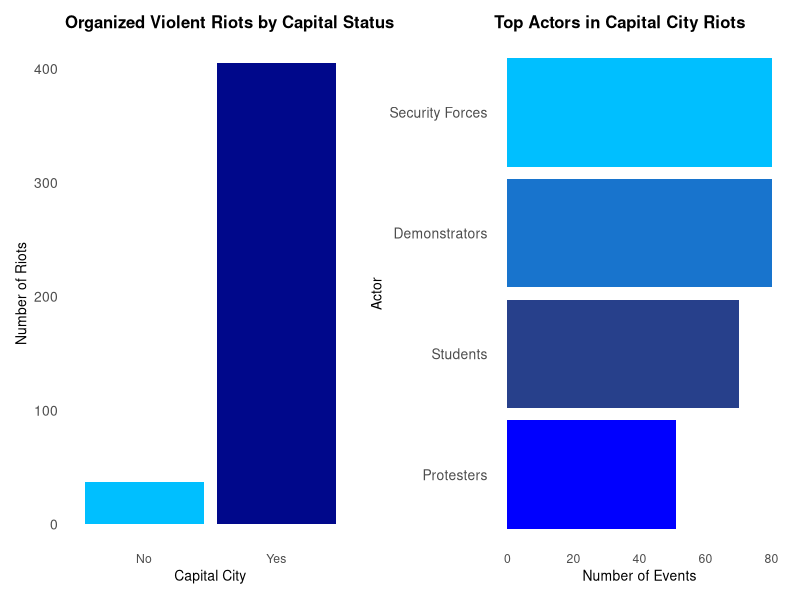

Write R code to recreate this figure.
## ---- chunk 1
knitr::opts_chunk$set(results = 'asis',
                      echo = FALSE,
                      warning = FALSE,
                      tidy = FALSE,
                      message = FALSE,
                      fig.align = 'center',
                      out.width = "50%")
options(knitr.table.format = "html") 
## ---- chunk 2
# Load required packages
library(readxl)
library(dplyr)
library(ggplot2)
library(tidyverse)
library(forcats)
library(stringr)
library(patchwork)

events <- read_excel("events.xlsx")
cities <- read_excel("cities.xlsx")

# Merge datasets using CITY_ID
merged_data <- events %>%
  left_join(select(cities, CITY_ID, CAPITAL), by = "CITY_ID")

# Part 1: Capital vs Non-Capital Riot Counts ---------------------

riot_data <- merged_data %>%
  filter(PTYPE == 50)

riot_counts <- riot_data %>%
  count(CAPITAL, name = "Number_of_Riots")

# Plot 1
plot1 <- ggplot(riot_counts, aes(x = CAPITAL, y = Number_of_Riots, fill = CAPITAL)) +
  geom_col(show.legend = FALSE) +
  labs(title = "Organized Violent Riots by Capital Status",
       x = "Capital City",
       y = "Number of Riots") +
  scale_fill_manual(values = c("Yes" = "#00088B", "No" = "#00BFFF")) +
  theme_minimal() +
  theme(
    panel.grid = element_blank(),
    axis.text.y = element_text(size = 10),
    axis.title = element_text(size = 10),
    plot.title = element_text(face = "bold", size = 12)
)

# Chi-squared test: Are riots more likely in capital cities?
# Create a contingency table: capital vs. riot event
merged_data <- merged_data %>%
  mutate(riot_event = ifelse(PTYPE == 50, "Riot", "Other"))

table_data <- table(merged_data$CAPITAL, merged_data$riot_event)
chi_result <- chisq.test(table_data)

print(chi_result)
# Part 2: Top Actors in Capital City Riots -----------------------

capital_riots <- merged_data %>%
  filter(PTYPE == 50, CAPITAL == "Yes")

actor_clean <- capital_riots %>%
  select(ACTOR1, ACTOR2, ACTOR3) %>%
  pivot_longer(cols = everything(), names_to = "actor_type", values_to = "actor") %>%
  filter(!is.na(actor), actor != "99") %>%
  mutate(actor = str_to_title(actor),
         actor = case_when(
           str_detect(actor, "Student") ~ "Students",
           str_detect(actor, "Demonstrator") ~ "Demonstrators",
           str_detect(actor, "Protester") ~ "Protesters",
           str_detect(actor, "Police|Security Force") ~ "Security Forces",
           TRUE ~ actor
         )) %>%
  count(actor, sort = TRUE)

# Define which actors to keep
top_actor_names <- c("Students", "Demonstrators", "Security Forces", "Protesters")

# Define custom colors
custom_colors <- c(
  "Students" = "#27408B",
  "Demonstrators" = "#1874CD",
  "Security Forces" = "#00BFFF",
  "Protesters" = "#0000FF"
)

# Filter and reorder only top selected actors
top_cleaned <- actor_clean %>%
  filter(actor %in% top_actor_names) %>%
  mutate(actor = fct_reorder(actor, n))

# Plot
plot2 <- ggplot(top_cleaned, aes(x = actor, y = n, fill = actor)) +
  geom_col(show.legend = FALSE) +
  coord_flip() +
  scale_fill_manual(values = custom_colors) +
  labs(
    title = "Top Actors in Capital City Riots",
    x = "Actor",
    y = "Number of Events"
  ) +
  theme_minimal() +
  theme(
    panel.grid = element_blank(),
    axis.text.y = element_text(size = 10),
    axis.title = element_text(size = 10),
    plot.title = element_text(face = "bold", size = 12)
  )

# Combine plots
plot1 + plot2
